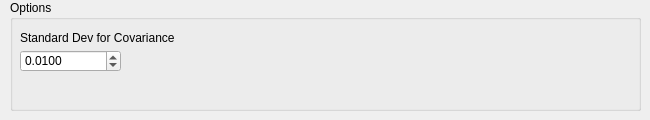
       <widget class="QWidget" name="pointToPointCov">
        <widget class="QGroupBox" name="groupBox_24">
         <property name="geometry">
          <rect>
           <x>10</x>
           <y>0</y>
           <width>631</width>
           <height>111</height>
          </rect>
         </property>
         <property name="title">
          <string>Options</string>
         </property>
         <widget class="QDoubleSpinBox" name="ppointStdDevCov">
          <property name="geometry">
           <rect>
            <x>10</x>
            <y>50</y>
            <width>101</width>
            <height>22</height>
           </rect>
          </property>
          <property name="suffix">
           <string>0</string>
          </property>
          <property name="decimals">
           <number>3</number>
          </property>
          <property name="minimum">
           <double>0.000000000000000</double>
          </property>
          <property name="maximum">
           <double>1000.000000000000000</double>
          </property>
          <property name="singleStep">
           <double>0.010000000000000</double>
          </property>
          <property name="value">
           <double>0.010000000000000</double>
          </property>
         </widget>
         <widget class="QLabel" name="label_33">
          <property name="geometry">
           <rect>
            <x>10</x>
            <y>30</y>
            <width>421</width>
            <height>16</height>
           </rect>
          </property>
          <property name="text">
           <string>Standard Dev for Covariance</string>
          </property>
         </widget>
        </widget>
       </widget>
